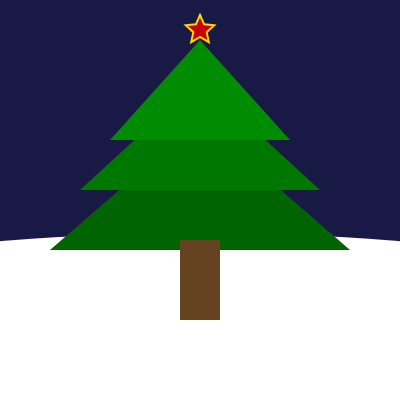
Frame 1 (no input)
Frame 60 (no input): identical to frame 1, image omitted
Frame 120 (the mouse pressed at the canvas centre since frame 60): identical to frame 1, image omitted

The p5.js sketch that drew this single still picture (run headless with seeded random() and noise() and a simulated clock; from frame 60 on, the mouse is pressed at the canvas centre):

// p5.js sketch
// ── sketch.js
// 🎄 НОВОГОДНЯЯ ЁЛКА
// Попробуй добавить игрушки мышкой. Как исправить баг?


function setup() {
  createCanvas(400, 400);
  background(25, 25, 70);
  // Белая поверхность под ёлкой
  fill(255);
  noStroke();
  ellipse(200, 333, 1000, 200);

  // Ёлка
  fill(0, 100, 0);
  triangle(50, 250, 350, 250, 200, 120); // низ
  fill(0, 120, 0);
  triangle(80, 190, 320, 190, 200, 80); // середина
  fill(0, 140, 0);
  triangle(110, 140, 290, 140, 200, 40); // верх

  // Ствол
  fill(101, 67, 33);
  rect(180, 240, 40, 80);

  // Рубиновая звезда на вершине
  fill(200, 0, 0); // Красный цвет
  stroke(255, 215, 0); // Золотой контур
  strokeWeight(2);

  // Рисуем звезду
  push();
  translate(200, 30);
  beginShape();
  for (let i = 0; i < 5; i++) {
    let angle = TWO_PI * i / 5 - HALF_PI;
    let x = cos(angle) * 15;
    let y = sin(angle) * 15;
    vertex(x, y);

    let innerAngle = angle + TWO_PI / 10;
    let innerX = cos(innerAngle) * 7;
    let innerY = sin(innerAngle) * 7;
    vertex(innerX, innerY);
  }
  endShape(CLOSE);
  pop();
}

function draw() {

}

function mousePressed() {
  // Проверяем, является ли пиксель под мышкой зеленым
  let c = get(mouseX, mouseY);

  // Зеленый оттенок: много зеленого (G > 100) и мало красного и синего
  if (c[1] > 100 && c[0] < 100 && c[2] < 100) {
    // Добавляем игрушку
    fill(random(200, 255), random(0, 100), random(0, 100));
    noStroke();
    circle(mouseX, mouseY, 15);

    // Маленький блик на игрушке
    fill(255, 255, 255, 150);
    circle(mouseX - 3, mouseY - 3, 4);
  }
}
